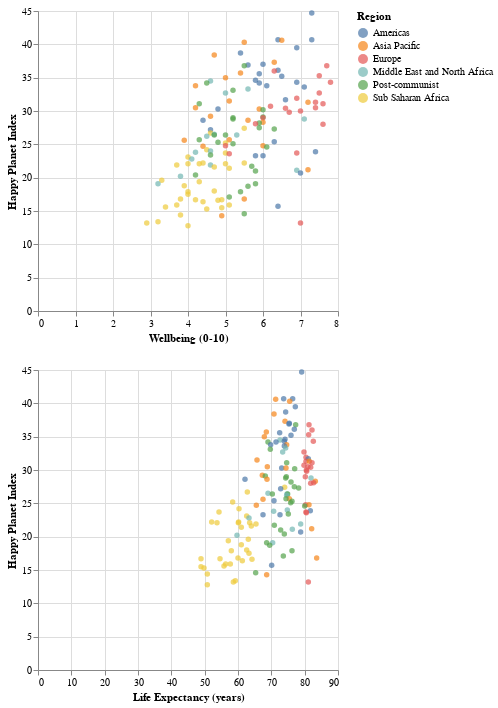

The notebook cell this image was saved under:
### Markdown cell above
- Trace el gráfico de dispersión con la función `Chart altair vconcat` para colocar dos gráficos verticalmente uno tras otro

### Code cell
chart = alt.Chart(hpi_df).mark_circle().encode(
    y='Happy Planet Index',
    color='Region:N'
)
chart1 = chart.encode(x = 'Wellbeing (0-10)')
chart2 = chart.encode(x = 'Life Expectancy (years)')
alt.vconcat(chart1, chart2)

### Figure 1 — Vega-Lite specification as saved in the notebook (floating-point values rounded to 4 significant figures; data arrays with more than 128 entries replaced by an {"elided": "..."} marker saying what was removed)
{"config": {"view": {"continuousWidth": 300, "continuousHeight": 300}}, "vconcat": [{"mark": {"type": "circle"}, "encoding": {"color": {"field": "Region", "type": "nominal"}, "x": {"field": "Wellbeing (0-10)", "type": "quantitative"}, "y": {"field": "Happy Planet Index", "type": "quantitative"}}}, {"mark": {"type": "circle"}, "encoding": {"color": {"field": "Region", "type": "nominal"}, "x": {"field": "Life Expectancy (years)", "type": "quantitative"}, "y": {"field": "Happy Planet Index", "type": "quantitative"}}}], "data": {"name": "data-06c1dbec64553b487ce4599ce4c93c9b"}, "$schema": "https://vega.github.io/schema/vega-lite/v5.15.1.json", "datasets": {"data-06c1dbec64553b487ce4599ce4c93c9b": {"elided": "140 records"}}}
